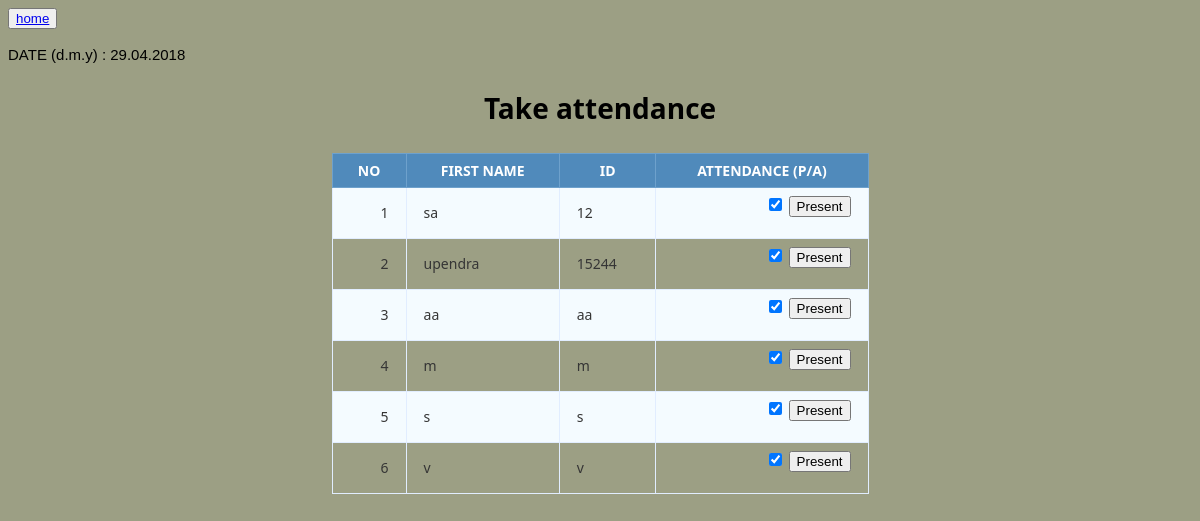
The page /takeattendancechemistry.php on the database its author committed.
### tables this page shows
CREATE TABLE `student` (
  `firstname` varchar(100) NOT NULL,
  `lastname` varchar(100) NOT NULL,
  `email` varchar(100) NOT NULL,
  `id` varchar(100) NOT NULL,
  `password` varchar(100) NOT NULL,
  `gender` varchar(100) NOT NULL,
  PRIMARY KEY  (`id`)
);

### takeattendancechemistry.php (the view, shortened to what this page needs)
<?php
 $mysqli = new mysqli("localhost","root","","project2");
 $query = $mysqli->query("select * from student ");
?>
<html>
<head>
</head>
<body>
<button><a href="teacher.php">home</a></button><br><br>
DATE (d.m.y) : <?php echo date('d.m.Y'); ?>
	<table class="data-table">
		<caption class="title"><h1>Take attendance</h1></caption>
		<thead>
			<tr>
				<th>NO</th>
				<th>FIRST NAME </th>
				<th>ID</th>
				<th>ATTENDance (p/a)</th>
			</tr>
		</thead>
		<tbody>
		<?php
		$no = 1;
		while ($row = mysqli_fetch_array($query))
		{
			echo '<tr>
					<td>'.$no.'</td>
					<td>'.$row['firstname'].'</td>
					<td>'.$row['id'].'</td>
					<td>'.'<form action="chemistryattendance.php" method="post"><input type="hidden" name="attend" value="absent" >
					<input type="checkbox" name="attend" value="present" checked="checked"><input type="hidden" value ='.$row['id'].' name="id">
					<input type="submit" value="Present"></form>'.'</td>
					</tr>';
			$no++;
		}
		?>
		</tbody>
	</table>
</body>
</html>

### takeattendancechemistry.php (style rules this page uses)
body { font-size: 15px; background-color: #9c9f84; font-family: "segoe-ui", "open-sans", tahoma, arial; }
table { margin: auto; font-family: "Lucida Sans Unicode", "Lucida Grande", "Segoe Ui"; font-size: 12px; }
table td { transition: all .5s; }
.data-table { border-collapse: collapse; font-size: 14px; min-width: 537px; }
.data-table th, .data-table td { border: 1px solid #e1edff; padding: 7px 17px; }
.data-table caption { margin: 7px; }
.data-table thead th { background-color: #508abb; color: #FFFFFF; border-color: #6ea1cc !important; text-transform: uppercase; }
.data-table tbody td { color: #353535; }
.data-table tbody td:first-child, .data-table tbody td:nth-child(4), .data-table tbody td:last-child { text-align: right; }
.data-table tbody tr:nth-child(odd) td { background-color: #f4fbff; }

### rows shown on the page
student: firstname "sa", id "12"
student: firstname "upendra", id "15244"
student: firstname "aa", id "aa"
student: firstname "m", id "m"
student: firstname "s", id "s"
student: firstname "v", id "v"
